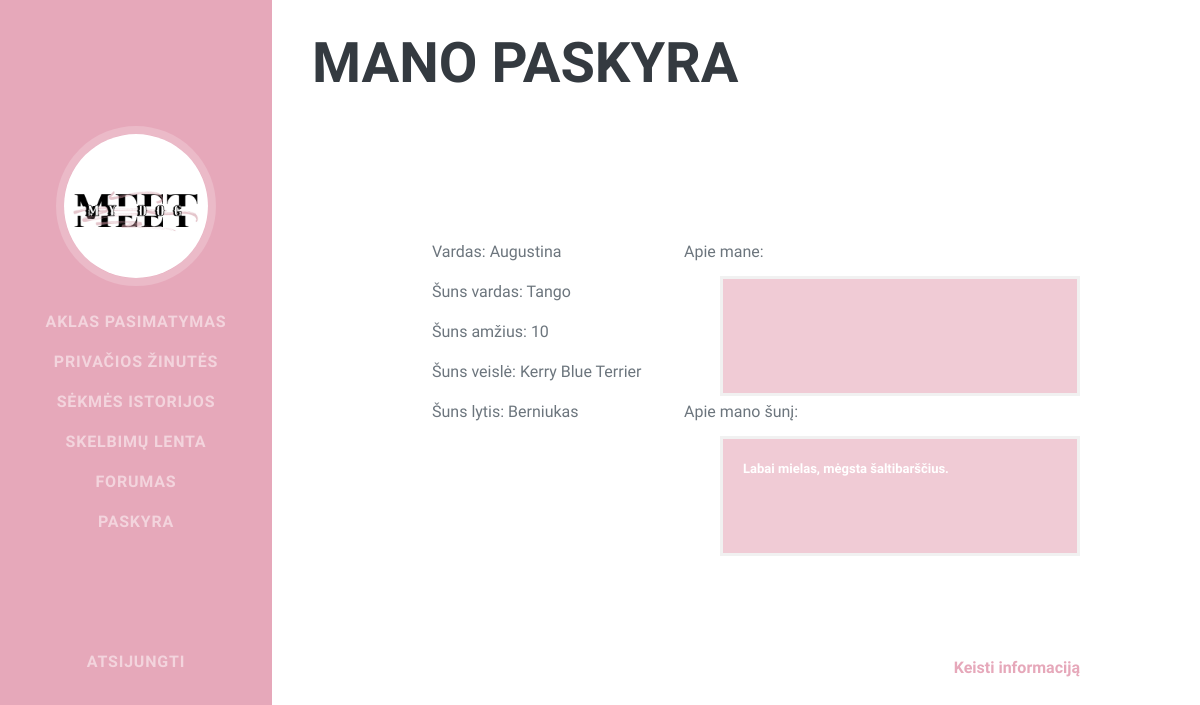
/account (signed in), run on the app's committed database.
### tables this page shows
CREATE TABLE 'users' ('id' integer PRIMARY KEY AUTOINCREMENT NOT NULL, 'name' text NOT NULL, 'mail' text NOT NULL, 'hash' text NOT NULL);

CREATE TABLE 'information' (id INTEGER NOT NULL, breed TEXT, about_me TEXT, about_dog TEXT, 'dog_age' INTEGER DEFAULT 0, 'dog_name' text DEFAULT '-', 'dog_gender' text DEFAULT '-');

### application.py (the view)
@app.route("/account")
@login_required
def acc():
    user = db.execute("SELECT * FROM users WHERE id=:ID", ID=session["user_id"])
    information = db.execute("SELECT * FROM information WHERE id=:ID", ID=session["user_id"])
    return render_template("account.html", user=user[0], information=information[0])

### application.py (called while the page is built)
@app.after_request
def after_request(response):
    response.headers["Cache-Control"] = "no-cache, no-store, must-revalidate"
    response.headers["Expires"] = 0
    response.headers["Pragma"] = "no-cache"
    return response

### helpers.py (called while the page is built)
def login_required(f):
    @wraps(f)
    def decorated_function(*args, **kwargs):
        if session.get("user_id") is None:
            return redirect("/login")
        return f(*args, **kwargs)
    return decorated_function

### templates/account.html (shortened to what this page needs)
{% extends "inside-layout.html" %}
{% block main %}
    <h2>Mano paskyra</h2>
    <div style="position: fixed; top: 15%; padding: 10%">
        <p>Vardas: {{ user['name'] }}</p>
        <p>Šuns vardas: {{ information['dog_name'] }}</p>
        <p>Šuns amžius: {{ information['dog_age'] }}</p>
        <p>Šuns veislė: {{ information['breed'] }}</p>
        <p>Šuns lytis: {{ information['dog_gender'] }}</p>
    </div>
    <div style="position: fixed; left: 57%; top: 30%">
        <p>Apie mane:</p>
        <a id="box" style="top: 42%; color: white; font-size: small;">{{ information['about_me'] }}</a>
        <p style="position: fixed; top: 50%">Apie mano šunį:</p>
        <a id="box" style="top: 62%; color: white; font-size: small;">{{ information['about_dog'] }}</a>
    </div>
    <div style="position: fixed; bottom: 15%; right: 10%; font-weight: bold"><a href="/changes" style="color: #E6A8BA">Keisti informaciją</a></div>
{% endblock %}

### data on the page
users: name "Augustina"
information: dog_name "Tango", dog_age "10", breed "Kerry Blue Terrier", dog_gender "Berniukas", about_dog "Labai mielas, mėgsta šaltibarščius."
